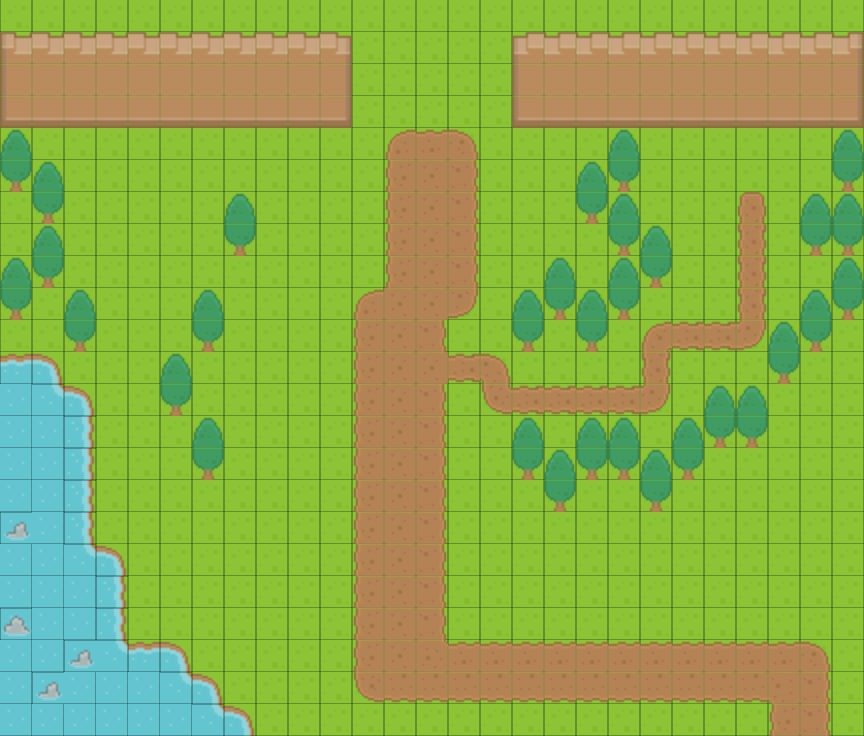

This game map was drawn from its Tiled (.tmx) file and the tilesets committed beside it. A one-line description and the full map source follow:
An orthogonal 27x23 tile map with 32x32 px tiles, 2 tile layers (Tile Layer 1, Tile Layer 2).

<map version="1.10" tiledversion="1.10.0" orientation="orthogonal" renderorder="left-up" width="27" height="23" tilewidth="32" tileheight="32" infinite="0" nextlayerid="4" nextobjectid="1">
 <tileset firstgid="1" source="tiles32.tsx" />
 <layer id="1" name="Tile Layer 1" width="27" height="23">
  <data encoding="csv">
6,6,6,6,6,6,6,6,6,6,6,6,6,6,6,6,6,6,6,6,6,6,6,6,6,6,6,
6,6,6,6,6,6,6,6,6,6,6,6,6,6,6,6,6,6,6,6,6,6,6,6,6,6,6,
6,6,6,6,6,6,6,6,6,6,6,6,6,6,6,6,6,6,6,6,6,6,6,6,6,6,6,
6,6,6,6,6,6,6,6,6,6,6,6,6,6,6,6,6,6,6,6,6,6,6,6,6,6,6,
6,6,6,6,6,6,6,6,6,6,6,6,6,6,6,6,6,6,6,6,6,6,6,6,6,6,6,
6,6,6,6,6,6,6,6,6,6,6,6,6,6,6,6,6,6,6,6,6,6,6,6,6,6,6,
6,6,6,6,6,6,6,6,6,6,6,6,6,6,6,6,6,6,6,6,6,6,6,6,6,6,6,
6,6,6,6,6,6,6,6,6,6,6,6,6,6,6,6,6,6,6,6,6,6,6,6,6,6,6,
6,6,6,6,6,6,6,6,6,6,6,6,6,6,6,6,6,6,6,6,6,6,6,6,6,6,6,
6,6,6,6,6,6,6,6,6,6,6,6,6,6,6,6,6,6,6,6,6,6,6,6,6,6,6,
6,6,6,6,6,6,6,6,6,6,6,6,6,6,6,6,6,6,6,6,6,6,6,6,6,6,6,
4,5,6,6,6,6,6,6,6,6,6,6,6,6,6,6,6,6,6,6,6,6,6,6,6,6,6,
1,115,5,6,6,6,6,6,6,6,6,6,6,6,6,6,6,6,6,6,6,6,6,6,6,6,6,
1,1,62,6,6,6,6,6,6,6,6,6,6,6,6,6,6,6,6,6,6,6,6,6,6,6,6,
1,1,62,6,6,6,6,6,6,6,6,6,6,6,6,6,6,6,6,6,6,6,6,6,6,6,6,
1,1,62,6,6,6,6,6,6,6,6,6,6,6,6,6,6,6,6,6,6,6,6,6,6,6,6,
1425,1,62,6,6,6,6,6,6,6,6,6,6,6,6,6,6,6,6,6,6,6,6,6,6,6,6,
1,1,115,5,6,6,6,6,6,6,6,6,6,6,6,6,6,6,6,6,6,6,6,6,6,6,6,
1,1,1,62,6,6,6,6,6,6,6,6,6,6,6,6,6,6,6,6,6,6,6,6,6,6,6,
1423,1,1,62,6,6,6,6,6,6,6,6,6,6,6,6,6,6,6,6,6,6,6,6,6,6,6,
1,1,1425,115,4,5,6,6,6,6,6,6,6,6,6,6,6,6,6,6,6,6,6,6,6,6,6,
1,1425,1,1,1,115,5,6,6,6,6,6,6,6,6,6,6,6,6,6,6,6,6,6,6,6,6,
1,1,1,1,1,1,115,5,6,6,6,6,6,6,6,6,6,6,6,6,6,6,6,6,6,6,6
</data>
 </layer>
 <layer id="3" name="Tile Layer 2" width="27" height="23">
  <data encoding="csv">
0,0,0,0,0,0,0,0,0,0,0,0,0,0,0,0,0,0,0,0,0,0,0,0,0,0,0,
834,835,835,835,835,835,835,835,835,835,836,0,0,0,0,0,837,838,838,838,838,838,838,838,838,838,839,
894,895,895,895,895,895,895,895,895,895,896,0,0,0,0,0,894,895,895,895,895,895,895,895,895,895,896,
891,890,890,890,890,890,890,890,890,890,893,0,0,0,0,0,891,890,890,890,890,890,890,890,890,890,893,
586,0,0,0,0,0,0,0,0,0,0,0,521,522,523,0,0,0,0,586,0,0,0,0,0,0,586,
643,586,0,0,0,0,0,0,0,0,0,0,578,579,580,0,0,0,586,643,0,0,0,0,0,0,643,
0,643,0,0,0,0,0,586,0,0,0,0,578,579,580,0,0,0,643,586,0,0,0,634,0,586,586,
0,586,0,0,0,0,0,643,0,0,0,0,578,579,580,0,0,0,0,643,586,0,0,409,0,643,643,
586,643,0,0,0,0,0,0,0,0,0,0,578,579,580,0,0,586,0,586,643,0,0,409,0,0,586,
643,0,586,0,0,0,586,0,0,0,0,521,579,579,637,0,586,643,586,643,0,0,0,409,0,586,643,
0,0,643,0,0,0,643,0,0,0,0,578,579,580,0,0,643,0,643,0,407,466,466,465,586,643,0,
0,0,0,0,0,586,0,0,0,0,0,578,579,579,466,408,0,0,0,0,409,0,0,0,643,0,0,
0,0,0,0,0,643,0,0,0,0,0,578,579,580,0,464,466,466,466,466,465,0,586,586,0,0,0,
0,0,0,0,0,0,586,0,0,0,0,578,579,580,0,0,586,0,586,586,0,586,643,643,0,0,0,
0,0,0,0,0,0,643,0,0,0,0,578,579,580,0,0,643,586,643,643,586,643,0,0,0,0,0,
0,0,0,0,0,0,0,0,0,0,0,578,579,580,0,0,0,643,0,0,643,0,0,0,0,0,0,
0,0,0,0,0,0,0,0,0,0,0,578,579,580,0,0,0,0,0,0,0,0,0,0,0,0,0,
0,0,0,0,0,0,0,0,0,0,0,578,579,580,0,0,0,0,0,0,0,0,0,0,0,0,0,
0,0,0,0,0,0,0,0,0,0,0,578,579,580,0,0,0,0,0,0,0,0,0,0,0,0,0,
0,0,0,0,0,0,0,0,0,0,0,578,579,580,0,0,0,0,0,0,0,0,0,0,0,0,0,
0,0,0,0,0,0,0,0,0,0,0,578,579,576,522,522,522,522,522,522,522,522,522,522,522,523,0,
0,0,0,0,0,0,0,0,0,0,0,635,636,636,636,636,636,636,636,636,636,636,636,636,520,580,0,
0,0,0,0,0,0,0,0,0,0,0,0,0,0,0,0,0,0,0,0,0,0,0,0,578,580,0
</data>
 </layer>
</map>
